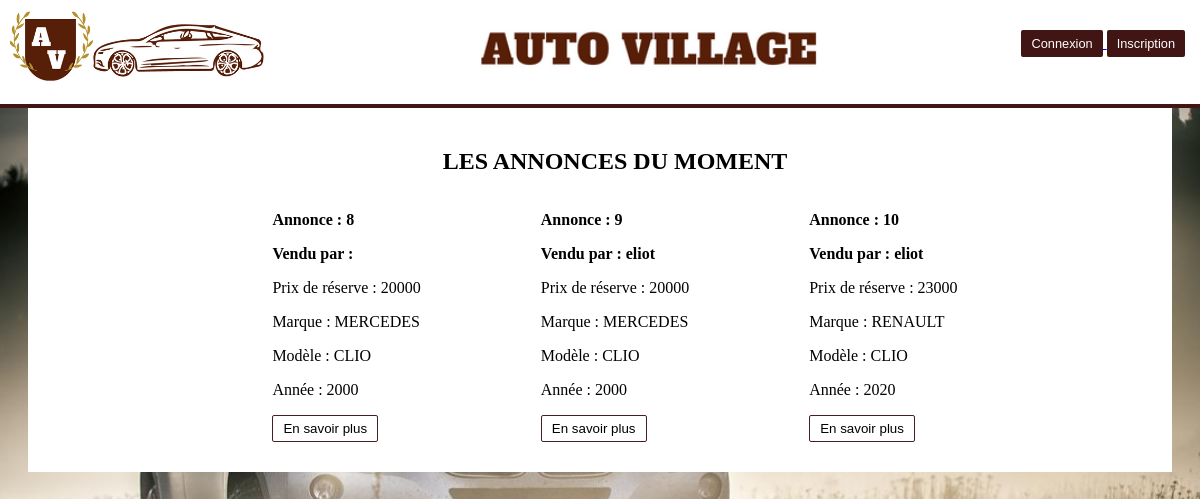
/annonce.php, run on the app's committed database.
### tables this page shows
CREATE TABLE IF NOT EXISTS `annonce` (
  `id` int(11) NOT NULL AUTO_INCREMENT,
  `id_user_vendeur` int(11) DEFAULT NULL,
  `prix_depart` float NOT NULL,
  `marque` varchar(255) NOT NULL,
  `modele` varchar(255) NOT NULL,
  `annee` text NOT NULL,
  `kilometre` int(11) NOT NULL,
  `energie` varchar(255) NOT NULL,
  `puissance` int(11) NOT NULL,
  `description` varchar(255) NOT NULL,
  `date_fin_annonce` date NOT NULL,
  `user_prenom` varchar(255) DEFAULT NULL,
  PRIMARY KEY (`id`),
  KEY `annonce_ibfk_2` (`user_prenom`),
  KEY `annonce_ibfk_1` (`id_user_vendeur`)
);

CREATE TABLE IF NOT EXISTS `user` (
  `id` int(11) NOT NULL AUTO_INCREMENT,
  `nom` varchar(255) NOT NULL,
  `prenom` varchar(255) NOT NULL,
  `email` varchar(255) NOT NULL,
  `password` varchar(255) NOT NULL,
  PRIMARY KEY (`id`),
  UNIQUE KEY `email` (`email`),
  KEY `prenom` (`prenom`)
);

### annonce.php (the view, shortened to what this page needs)
<!DOCTYPE html>
<html lang="fr">
<head>
    <link rel="stylesheet" href="style/style_annonces.css">
</head>
<body>
    <header>
        <a href="index.php"><img src="images/logo.png" alt="" class="logo" /></a>
        <a href="index.php"><img src="images/logo_text.png" alt="" class="logo_text" /></a>
        <nav>
            <?php if (isset($_SESSION["user_id"])) { ?>
                <a href="edit_profil.php"> <button> Modifier votre profil </button> </a>
                <a href="deconnexion.php"><button> Déconnexion </button></a>
            <?php } else { ?>
                <a href="connexion.php"> <button> Connexion </button> </a>
                <a href="inscription.php"> <button> Inscription </button> </a>
            <?php } ?>
        </nav>
    </header>
</body>
</html>
<?php
$dbh = new PDO("mysql:dbname=auto_enchere;host=localhost", "root", "root");
$query = $dbh->query("SELECT a.*, u.prenom FROM annonce a LEFT JOIN user u ON u.id=a.id_user_vendeur");
$annonces = $query->fetchAll(PDO::FETCH_ASSOC);
?> <div class="container_annonce">
    <h2 class="titre_annonce"> LES ANNONCES DU MOMENT </h2>
    <div class="liste_annonce">
    <?php
    foreach ($annonces as  $annonce) { ?>
        <div class="annonce">
            <p> <strong> Annonce : <?php echo $annonce["id"] ?> </strong></p>
            <p> <strong> Vendu par : <?php echo $annonce["prenom"] ?> </strong></p>
            <p> Prix de réserve : <?= $annonce["prix_depart"] ?></p>
            <p> Marque : <?= $annonce["marque"]; ?></p>
            <p> Modèle : <?= $annonce["modele"]; ?></p>
            <p> Année : <?= $annonce["annee"]; ?></p>
            <a href="detail_annonce.php?annonce=<?= $annonce["id"]; ?>"> <button> En savoir plus </button> </a>
    </div>
    <?php } ?>
    </div>
</div>

### style/style_annonces.css (style rules this page uses)
header { background-color: #ffffff; position: fixed; left: 0px; right: 0px; top: 0px; min-height: 13vh; display: flex; justify-content: space-between; border-bottom: 4px solid rgb(66, 21, 21); }
.logo { height: 9vh; margin-left: 20px; margin: 10px; }
.logo_text { height: 7vh; margin-top: 20px; }
nav { margin-top: 30px; margin-right: 15px; }
nav button { background-color: rgb(66, 21, 21); color: #fff; padding: 6px 10px; border: none; cursor: pointer; border-radius: 2px; font-size: 0.8em; }
body { padding: 20px; background-image: url(images/background2.jpg); background-size: cover; height: 100vh; background-attachment: fixed; }
.container_annonce { margin-top: 60px; padding: 40px 0px 80px 30px; background-color: white; }
.titre_annonce { font-family: Cambria, Cochin, Georgia, Times, "Times New Roman", serif; text-align: center; }
.liste_annonce { display: flex; flex-wrap: wrap; justify-content: center; gap: 120px; }
.annonce { margin-bottom: -50px; }
.annonce button { border: 1px solid rgb(70, 32, 32); background-color: white; border-radius: 2px; padding: 5px 10px 5px 10px; }

### data on the page
annonce: id "8", prix_depart "20000", marque "MERCEDES", modele "CLIO", annee "2000"
annonce: id "9", id_user_vendeur.prenom "eliot", prix_depart "20000", marque "MERCEDES", modele "CLIO", annee "2000"
annonce: id "10", id_user_vendeur.prenom "eliot", prix_depart "23000", marque "RENAULT", modele "CLIO", annee "2020"
